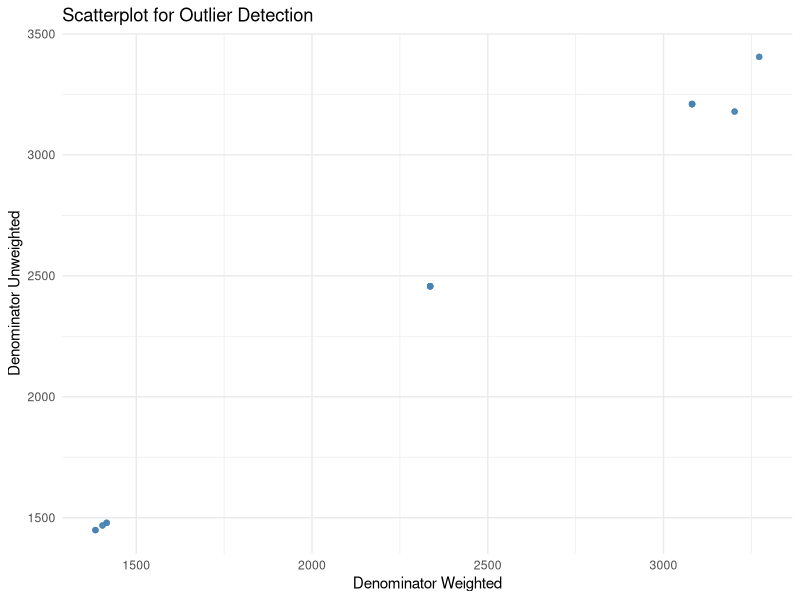
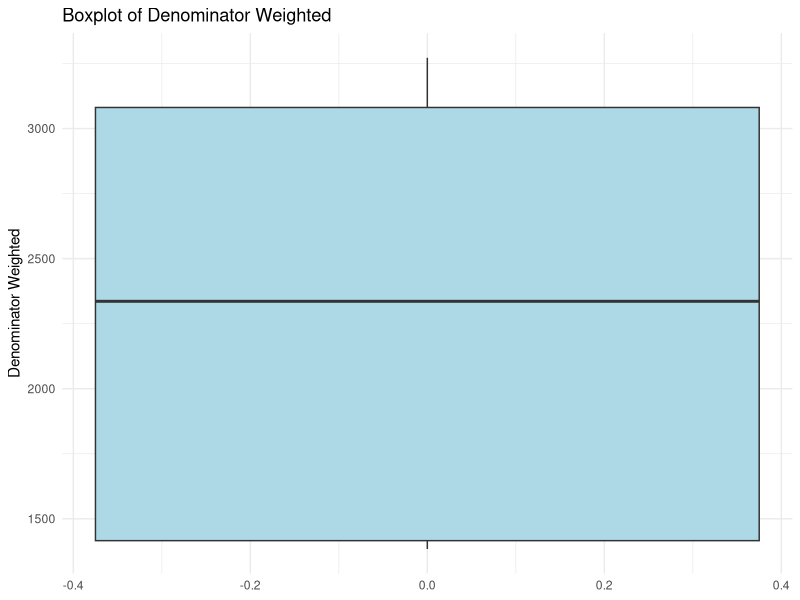

R code for these plots, in order: (Note: this script raises an error after producing the figures.)
## ---- chunk 1
knitr::opts_chunk$set(echo = TRUE)
## ---- chunk 2
library(dplyr)
library(tidyr)
library(stringr)
library(readr)
library(here)
library(ggplot2)

getwd()
list.files("data/raw_data")
## ---- chunk 3
ant_df <- read_csv(here("raw_data", "anthropometry_national_zaf.csv"))
## ---- chunk 4
head(ant_df)
## ---- chunk 5
ant_df <- ant_df[-1, ]
## ---- chunk 6
dim(ant_df)
## ---- chunk 7
dup_check <- ant_df %>%
  group_by(Indicator, SurveyYear, CharacteristicId, Value) %>%
  filter(n() > 1)

dup_check

## ---- chunk 8

data.frame(
  Column = names(ant_df),
  Missing_Percentage = paste0(round(colMeans(is.na(ant_df)) * 100, 2), "%")
  )

## ---- chunk 9
data.frame(
  Column = names(ant_df),
  Missing_Data = paste0(colSums(is.na(ant_df)))
  )
## ---- chunk 10
data.frame(
  Column = names(ant_df),
  paste0(sapply(ant_df, typeof))
)

## ---- chunk 11
str(ant_df)

## ---- chunk 12
ant_df <- ant_df %>%
  mutate(
        Value = as.numeric(Value),
    Precision = as.numeric(Precision),
    SurveyYear = as.integer(SurveyYear),
    IndicatorOrder = as.integer(IndicatorOrder),
    CharacteristicId = as.integer(CharacteristicId),
    CharacteristicOrder = as.integer(CharacteristicOrder),
    IsTotal = as.logical(as.integer(IsTotal)),
    IsPreferred = as.logical(as.integer(IsPreferred)),
    SurveyYearLabel = as.integer(SurveyYearLabel),
    DenominatorWeighted = as.numeric(DenominatorWeighted),
    DenominatorUnweighted = as.numeric(DenominatorUnweighted),
  )
## ---- chunk 13
library(dplyr)
library(purrr)

# Summary table: column name, number of unique values, sample of unique values
n_sample <- 3

summary_tbl <- ant_df %>%
  map_df(~ tibble(
    n_unique = n_distinct(.),
    sample_values = paste(head(unique(.), n_sample), collapse = ", ")
  ), .id = "column")


summary_tbl


## ---- chunk 14
ant_df <- ant_df %>%

 select(
     -ISO3, 
    -DHS_CountryCode, 
    -CountryName, 
    -SurveyId,
    -ByVariableId, 
    -ByVariableLabel, 
    -IsTotal,
    -RegionId, 
    -SurveyYearLabel, 
    -SurveyType,
    -CharacteristicOrder
  )
## ---- chunk 15


library(dplyr)
library(tidyr)

ant_df <- ant_df %>%
  fill(DenominatorWeighted, DenominatorUnweighted, .direction = "down")

ant_df[
       c("DenominatorWeighted", "DenominatorUnweighted")]

## ---- chunk 16
ggplot(ant_df, aes(x = DenominatorWeighted, y = DenominatorUnweighted)) +
  geom_point(alpha = 0.6, color = "steelblue") +
  labs(title = "Scatterplot for Outlier Detection",
       x = "Denominator Weighted",
       y = "Denominator Unweighted") +
  theme_minimal()


ggplot(ant_df, aes(y = DenominatorWeighted)) +
  geom_boxplot(fill = "lightblue", outlier.color = "red", outlier.shape = 16) +
  labs(title = "Boxplot of Denominator Weighted",
       y = "Denominator Weighted") +
  theme_minimal()




## ---- chunk 17
dim(ant_df)
## ---- chunk 18
write_csv(ant_df, here("cleaned_data", "anthropometry_cleaned.csv"))
